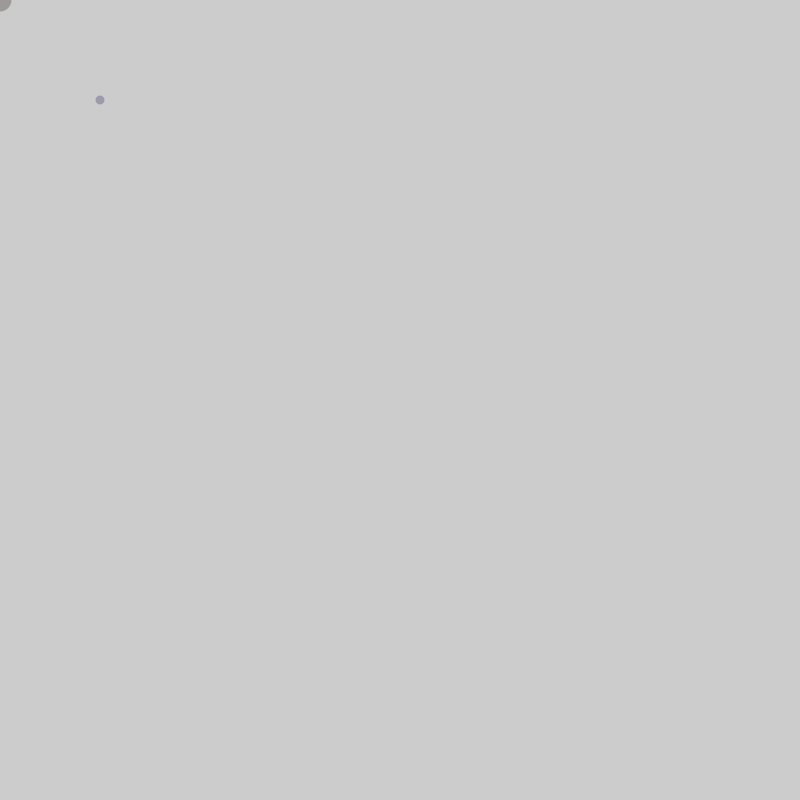
Frame 1 (no input)
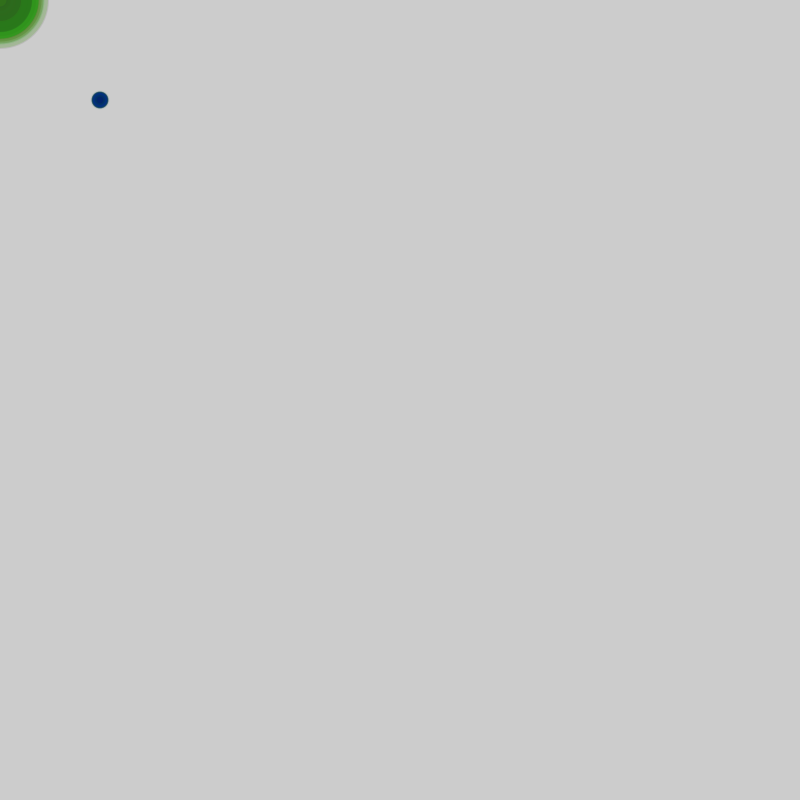
Frame 60 (the mouse pressed at the canvas centre just before this capture)
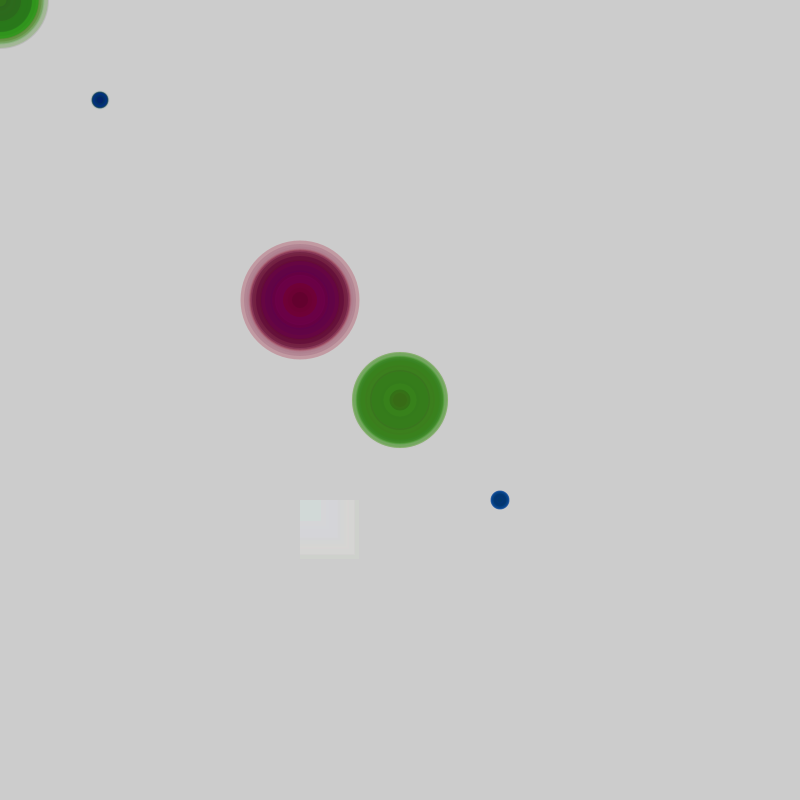
Frame 120 (the mouse held since frame 60 and released just before this capture)

The Processing sketch that drew these frames (run headless with seeded random() and noise(); from frame 60 on, the mouse is pressed at the canvas centre):

// Processing sketch: processing_133836
// ── processing_133836.pde

/*
Jaeseong Yi
Feb 13 2014
Creative Computing Section B
Benjamin Bacon
*/

void setup() {
size(800,800);
smooth();
}

void draw() {
   int a = int(random(0,100)); //red
   int b = int(random(0,200)); //green
   int c = int(random(0,50)); //blue
   int d = int(random(0,100)); //size
   int e = int(random(0,100)); //transparency
   
   noStroke();
   fill(a,b,c,e);
   ellipse(mouseX,mouseY,d,d);
   
   int a1 = int(random(0,215)); //red
   int b1 = int(random(0,2)); //green
   int c1 = int(random(0,170)); //blue
   int d1 = int(random(0,120)); //size
   int e1 = int(random(0,100)); //transparency
   
   noStroke();
   fill(a1,b1,c1,e1);
   ellipse(mouseX-100,mouseY-100,d1,d1);
   
   int a2 = int(random(0,3)); //red
   int b2 = int(random(0,87)); //green
   int c2 = int(random(0,213)); //blue
   int d2 = int(random(0,20)); //size
   int e2 = int(random(0,100)); //transparency
   
   noStroke();
   fill(a2,b2,c2,e2);
   ellipse(mouseX+100,mouseY+100,d2,d2);
   
   int a3 = int(random(200,225)); //red
   int b3 = int(random(200,225)); //green
   int c3 = int(random(200,225)); //blue
   int d3 = int(random(0,60)); //size
   int e3 = int(random(0,100)); //transparency
   
   noStroke();
   fill(a3,b3,c3,e3);
   rect(mouseX-100,mouseY+100,d3,d3);
   
 
}
